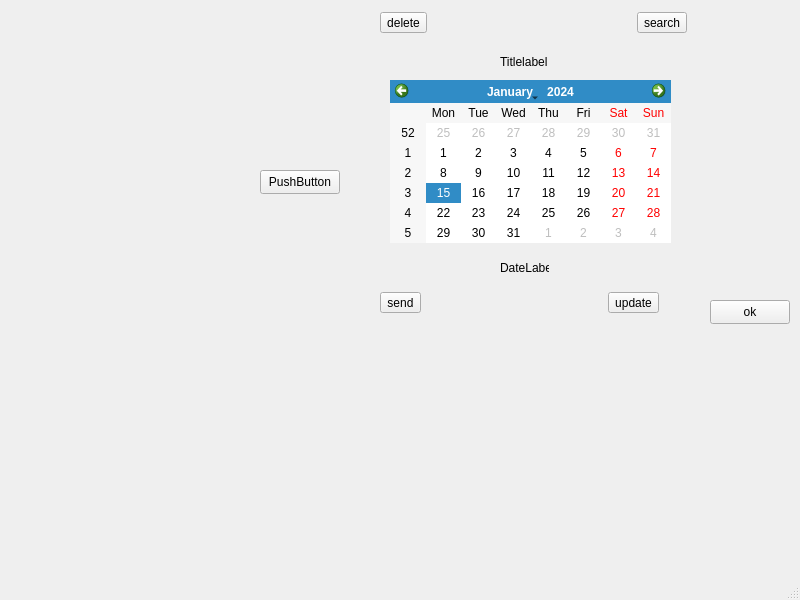
<?xml version="1.0" encoding="UTF-8"?>
<ui version="4.0">
 <class>calendardialog</class>
 <widget class="QMainWindow" name="calendardialog">
  <property name="geometry">
   <rect>
    <x>0</x>
    <y>0</y>
    <width>800</width>
    <height>600</height>
   </rect>
  </property>
  <property name="windowTitle">
   <string>calendardialog</string>
  </property>
  <widget class="QWidget" name="centralwidget">
   <widget class="QLabel" name="label">
    <property name="geometry">
     <rect>
      <x>500</x>
      <y>50</y>
      <width>47</width>
      <height>23</height>
     </rect>
    </property>
    <property name="text">
     <string>Titlelabel</string>
    </property>
   </widget>
   <widget class="QLabel" name="label_2">
    <property name="geometry">
     <rect>
      <x>500</x>
      <y>260</y>
      <width>49</width>
      <height>16</height>
     </rect>
    </property>
    <property name="text">
     <string>DateLabel</string>
    </property>
   </widget>
   <widget class="QCalendarWidget" name="calendarWidget">
    <property name="geometry">
     <rect>
      <x>390</x>
      <y>80</y>
      <width>281</width>
      <height>163</height>
     </rect>
    </property>
   </widget>
   <widget class="QPushButton" name="pushButton">
    <property name="geometry">
     <rect>
      <x>710</x>
      <y>300</y>
      <width>80</width>
      <height>24</height>
     </rect>
    </property>
    <property name="text">
     <string>ok</string>
    </property>
   </widget>
   <widget class="QPushButton" name="pushButton_2">
    <property name="geometry">
     <rect>
      <x>260</x>
      <y>170</y>
      <width>80</width>
      <height>24</height>
     </rect>
    </property>
    <property name="text">
     <string>PushButton</string>
    </property>
   </widget>
   <widget class="QWidget" name="">
    <property name="geometry">
     <rect>
      <x>380</x>
      <y>10</y>
      <width>307</width>
      <height>25</height>
     </rect>
    </property>
    <layout class="QHBoxLayout" name="horizontalLayout">
     <item>
      <widget class="QToolButton" name="toolButton">
       <property name="text">
        <string>delete</string>
       </property>
      </widget>
     </item>
     <item>
      <spacer name="horizontalSpacer">
       <property name="orientation">
        <enum>Qt::Horizontal</enum>
       </property>
       <property name="sizeHint" stdset="0">
        <size>
         <width>40</width>
         <height>20</height>
        </size>
       </property>
      </spacer>
     </item>
     <item>
      <widget class="QToolButton" name="toolButton_2">
       <property name="text">
        <string>search</string>
       </property>
      </widget>
     </item>
    </layout>
   </widget>
   <widget class="QWidget" name="">
    <property name="geometry">
     <rect>
      <x>380</x>
      <y>290</y>
      <width>279</width>
      <height>25</height>
     </rect>
    </property>
    <layout class="QHBoxLayout" name="horizontalLayout_2">
     <item>
      <widget class="QToolButton" name="toolButton_3">
       <property name="text">
        <string>send</string>
       </property>
      </widget>
     </item>
     <item>
      <spacer name="horizontalSpacer_2">
       <property name="orientation">
        <enum>Qt::Horizontal</enum>
       </property>
       <property name="sizeHint" stdset="0">
        <size>
         <width>40</width>
         <height>20</height>
        </size>
       </property>
      </spacer>
     </item>
     <item>
      <widget class="QToolButton" name="toolButton_4">
       <property name="text">
        <string>update</string>
       </property>
      </widget>
     </item>
    </layout>
   </widget>
  </widget>
  <widget class="QMenuBar" name="menubar">
   <property name="geometry">
    <rect>
     <x>0</x>
     <y>0</y>
     <width>800</width>
     <height>21</height>
    </rect>
   </property>
  </widget>
  <widget class="QStatusBar" name="statusbar"/>
 </widget>
 <resources/>
 <connections/>
</ui>
